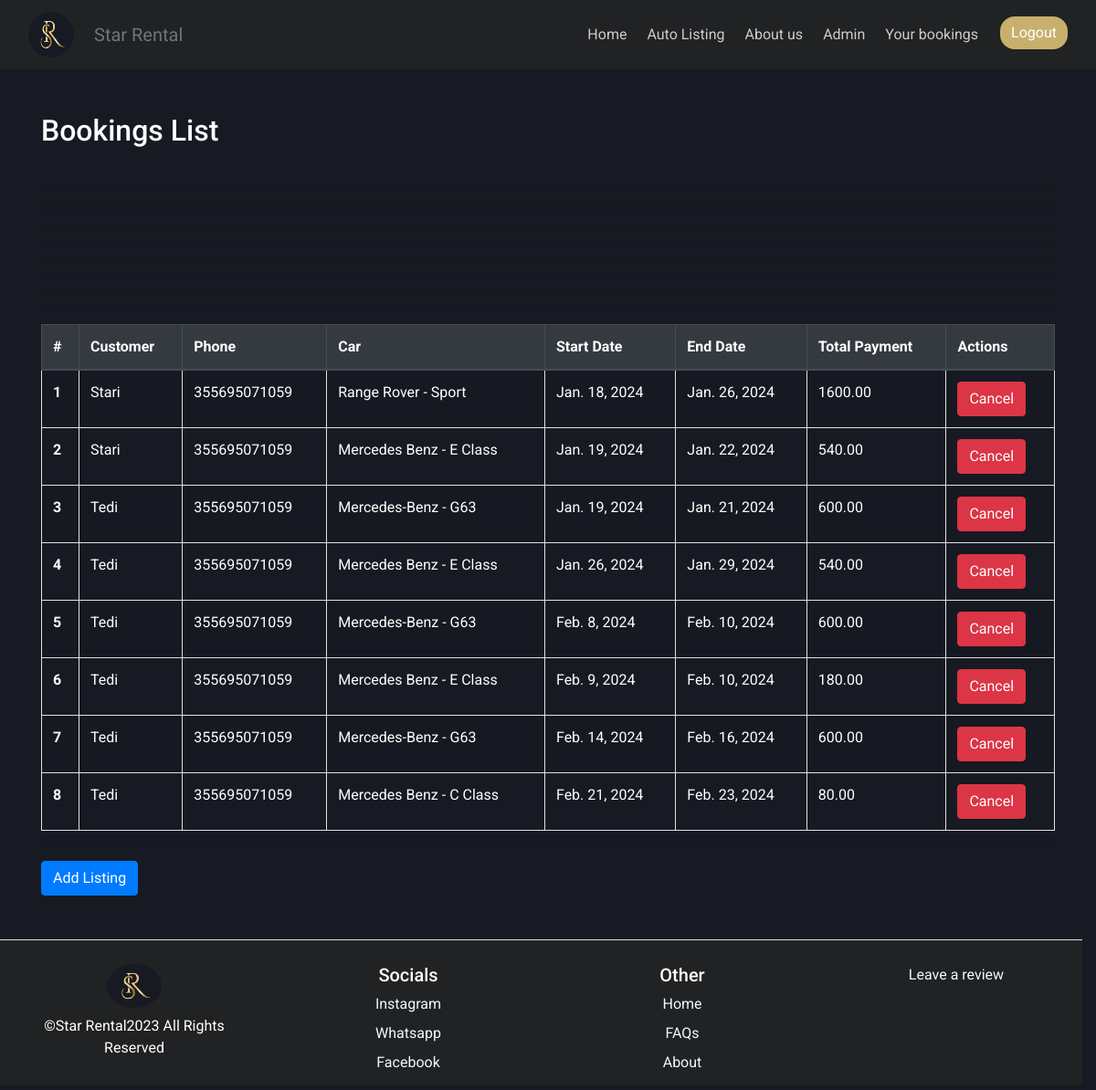
Page //staff/ (signed in) on the committed database.
### rental/models.py (models this page shows, shortened)
class Booking(models.Model):
    car = models.ForeignKey(Car, on_delete=models.DO_NOTHING)
    CUSTOMER = models.ForeignKey(Customer, on_delete=models.DO_NOTHING, null=True)
    name = models.CharField(max_length=30)
    phone_number=models.CharField(max_length=12, help_text="Please enter your phone number +2556912345678", null=True)
    start_date = models.DateField()
    end_date = models.DateField()
    total_payment = models.DecimalField(max_digits=10, decimal_places=2, null=True, blank=True)

class Customer(models.Model):
    user = models.ForeignKey(User, on_delete=models.CASCADE)
    name = models.CharField(max_length=30, null=False)
    email = models.EmailField(null=False)
    phone_number =models.CharField(max_length=12, help_text="Please enter your phone number +2556912345678", default="000000000000")
    staff_account = models.BooleanField(default="False")

class Car(models.Model):
    Gearbox1 = "Automatic"
    Gearbox2 = "Manual"
    GearboxChoices = [
        (Gearbox1, "Automatic"),
        (Gearbox2, "Manual")
    ]
    Fuel1 = "Petrol"
    Fuel2 = "Diesel"
    Fuel3 = "LPG"
    Fuel4 = "Electric"
    FuelChoices = [
        (Fuel1, "Petrol"),
        (Fuel2, "Diesel"),
        (Fuel3, "LPG"),
        (Fuel4, "Electric")
    ]
    brand = models.CharField(max_length=30, null=False)
    model = models.CharField(max_length=30, null=False)
    gearbox = models.CharField(max_length=20, choices=GearboxChoices, default="Manual")
    fuel = models.CharField(max_length=20, choices=FuelChoices, default="Diesel")
    production_year = models.PositiveIntegerField()
    color = models.CharField(max_length=30, null=False)
    daily_rate = models.DecimalField(max_digits=10, decimal_places=2, null=False)
    discounted_daily_rate = models.DecimalField(max_digits=10, decimal_places=2, null=True, blank=True)
    images = models.ManyToManyField("CarImage", related_name="car_images", blank=False)
    location = models.CharField(default="StarRental", max_length=50)
    available = models.BooleanField(default=True)
    def __str__(self):
        return f"{self.brand} - {self.model}"

### staff/views.py (the view)
# urls.py: path('', StaffView.as_view(), name="staff_view"),
@method_decorator(login_required, name="dispatch")
class StaffView(ListView):
    model = Booking
    template_name = "staff_view.html"
    context_object_name = "bookings_list"
    def get_queryset(self):
        bookings = Booking.objects.filter(
        Q(start_date__gt=datetime.now())
        )
        bookings = bookings.order_by('start_date')
        return bookings

### rental/context_processors.py (called while the page is built)
def staff_account(request):
    staff_account_value = False  # Default value
    if request.user.is_authenticated:
        try:
            customer_instance = Customer.objects.get(user=request.user)
            staff_account_value = customer_instance.staff_account
        except Customer.DoesNotExist:
            pass
    return {'staff_account': staff_account_value}

### staff/templates/staff_view.html (shortened to what this page needs)
{% extends "base.html" %}
{% load static %}
{% block links %}
<link rel="stylesheet" href="{% static 'css/bookings.css' %}">
{% endblock %}
{% block content %}
  <div class="container mt-5">
    <h2 class="mb-4">Bookings List</h2>
    <div class="table-responsive pb-5">
      <table class="table table-bordered table-striped">
        <thead class="thead-dark">
          <tr>
            <th scope="col">#</th>
            <th scope="col">Customer</th>
            <th scope="col">Phone</th>
            <th scope="col">Car</th>
            <th scope="col">Start Date</th>
            <th scope="col">End Date</th>
            <th scope="col">Total Payment</th>
            <th scope="col">Actions</th>
          </tr>
        </thead>
        <hr>
        <tbody>
          {% for booking in bookings_list %}
            <tr>
              <th scope="row">{{ forloop.counter }}</th>
            {% if booking.CUSTOMER != NULL %}
              <td>{{ booking.CUSTOMER.name }}</td>
              <td>{{ booking.CUSTOMER.phone_number}}</td>
            {% else %}
                <td>{{ booking.name }}</td>
                <td>{{ booking.phone_number }}</td>
            {% endif %}
                <td>{{ booking.car }}</td>
                <td>{{ booking.start_date }}</td>
                <td>{{ booking.end_date }}</td>
                <td>{{ booking.total_payment }}</td>
                <td>
                    <form method="post" action={% url "rental:cancel_booking" booking.id %}>
                    <button type="submit" class="btn btn-danger">Cancel</button>
                    </form>
                </td>
            </tr>
            <hr>
          {% endfor %}
        </tbody>
      </table>
      <hr>
      <a href={%url "staff:staff_add_listing" %} class="btn btn-primary">Add Listing</a>
    </div>
  </div>
{% endblock %}

### static/css/main.css (style rules this page uses)
body { background-color: #171A23; }

### static/css/base.css (style rules this page uses)
* { font-family: 'Roboto', sans-serif; }
body { display: flex; flex-direction: column; min-height: 100vh; width:100vw }

### static/css/aboutus.css (style rules this page uses)
body { background-color: #171A23; color: #ffffff; }

### static/css/bookings.css (style rules this page uses)
td, th { color: white; }

### rows in the picture
Booking: CUSTOMER.name "Stari", CUSTOMER.phone_number "355695071059", car "Range Rover - Sport", start_date "Jan. 18, 2024", end_date "Jan. 26, 2024", total_payment "1600.00"
Booking: CUSTOMER.name "Stari", CUSTOMER.phone_number "355695071059", car "Mercedes Benz - E Class", start_date "Jan. 19, 2024", end_date "Jan. 22, 2024", total_payment "540.00"
Booking: CUSTOMER.name "Tedi", CUSTOMER.phone_number "355695071059", car "Mercedes-Benz - G63", start_date "Jan. 19, 2024", end_date "Jan. 21, 2024", total_payment "600.00"
Booking: name "Tedi", phone_number "355695071059", car "Mercedes Benz - E Class", start_date "Jan. 26, 2024", end_date "Jan. 29, 2024", total_payment "540.00"
Booking: name "Tedi", phone_number "355695071059", car "Mercedes-Benz - G63", start_date "Feb. 8, 2024", end_date "Feb. 10, 2024", total_payment "600.00"
Booking: name "Tedi", phone_number "355695071059", car "Mercedes Benz - E Class", start_date "Feb. 9, 2024", end_date "Feb. 10, 2024", total_payment "180.00"
Booking: CUSTOMER.name "Tedi", CUSTOMER.phone_number "355695071059", car "Mercedes-Benz - G63", start_date "Feb. 14, 2024", end_date "Feb. 16, 2024", total_payment "600.00"
Booking: name "Tedi", phone_number "355695071059", car "Mercedes Benz - C Class", start_date "Feb. 21, 2024", end_date "Feb. 23, 2024", total_payment "80.00"
